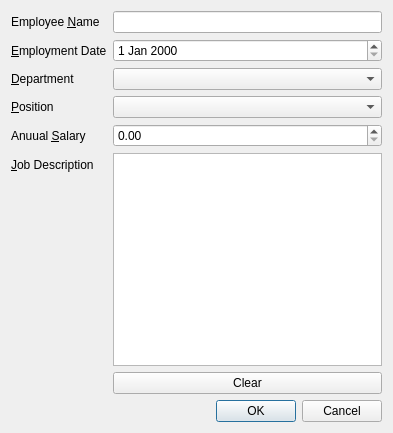
<?xml version="1.0" encoding="UTF-8"?>
<ui version="4.0">
 <class>Dialog</class>
 <widget class="QDialog" name="Dialog">
  <property name="geometry">
   <rect>
    <x>0</x>
    <y>0</y>
    <width>393</width>
    <height>433</height>
   </rect>
  </property>
  <property name="windowTitle">
   <string>Dialog</string>
  </property>
  <layout class="QVBoxLayout" name="verticalLayout">
   <item>
    <layout class="QFormLayout" name="formLayout">
     <item row="0" column="0">
      <widget class="QLabel" name="label">
       <property name="text">
        <string>Employee &amp;Name</string>
       </property>
       <property name="buddy">
        <cstring>lineEdit</cstring>
       </property>
      </widget>
     </item>
     <item row="0" column="1">
      <widget class="QLineEdit" name="lineEdit"/>
     </item>
     <item row="1" column="0">
      <widget class="QLabel" name="label_2">
       <property name="text">
        <string>&amp;Employment Date</string>
       </property>
       <property name="buddy">
        <cstring>dateEdit</cstring>
       </property>
      </widget>
     </item>
     <item row="1" column="1">
      <widget class="QDateEdit" name="dateEdit"/>
     </item>
     <item row="2" column="0">
      <widget class="QLabel" name="label_3">
       <property name="text">
        <string>&amp;Department</string>
       </property>
       <property name="buddy">
        <cstring>comboBox</cstring>
       </property>
      </widget>
     </item>
     <item row="2" column="1">
      <widget class="QComboBox" name="comboBox"/>
     </item>
     <item row="3" column="0">
      <widget class="QLabel" name="label_4">
       <property name="text">
        <string>&amp;Position</string>
       </property>
       <property name="buddy">
        <cstring>comboBox_2</cstring>
       </property>
      </widget>
     </item>
     <item row="3" column="1">
      <widget class="QComboBox" name="comboBox_2"/>
     </item>
     <item row="4" column="0">
      <widget class="QLabel" name="label_5">
       <property name="text">
        <string>Anuual &amp;Salary</string>
       </property>
       <property name="buddy">
        <cstring>doubleSpinBox</cstring>
       </property>
      </widget>
     </item>
     <item row="4" column="1">
      <widget class="QDoubleSpinBox" name="doubleSpinBox"/>
     </item>
     <item row="5" column="0">
      <widget class="QLabel" name="label_6">
       <property name="text">
        <string>&amp;Job Description</string>
       </property>
       <property name="buddy">
        <cstring>textEdit</cstring>
       </property>
      </widget>
     </item>
     <item row="5" column="1">
      <widget class="QTextEdit" name="textEdit"/>
     </item>
     <item row="6" column="1">
      <widget class="QPushButton" name="pushButton">
       <property name="text">
        <string>Clear</string>
       </property>
      </widget>
     </item>
    </layout>
   </item>
   <item>
    <widget class="QDialogButtonBox" name="buttonBox">
     <property name="orientation">
      <enum>Qt::Horizontal</enum>
     </property>
     <property name="standardButtons">
      <set>QDialogButtonBox::Cancel|QDialogButtonBox::Ok</set>
     </property>
    </widget>
   </item>
  </layout>
 </widget>
 <tabstops>
  <tabstop>lineEdit</tabstop>
  <tabstop>dateEdit</tabstop>
  <tabstop>comboBox</tabstop>
  <tabstop>comboBox_2</tabstop>
  <tabstop>doubleSpinBox</tabstop>
  <tabstop>textEdit</tabstop>
 </tabstops>
 <resources/>
 <connections>
  <connection>
   <sender>buttonBox</sender>
   <signal>accepted()</signal>
   <receiver>Dialog</receiver>
   <slot>accept()</slot>
   <hints>
    <hint type="sourcelabel">
     <x>227</x>
     <y>423</y>
    </hint>
    <hint type="destinationlabel">
     <x>157</x>
     <y>274</y>
    </hint>
   </hints>
  </connection>
  <connection>
   <sender>buttonBox</sender>
   <signal>rejected()</signal>
   <receiver>Dialog</receiver>
   <slot>reject()</slot>
   <hints>
    <hint type="sourcelabel">
     <x>295</x>
     <y>423</y>
    </hint>
    <hint type="destinationlabel">
     <x>286</x>
     <y>274</y>
    </hint>
   </hints>
  </connection>
  <connection>
   <sender>pushButton</sender>
   <signal>clicked()</signal>
   <receiver>textEdit</receiver>
   <slot>clear()</slot>
   <hints>
    <hint type="sourcelabel">
     <x>259</x>
     <y>345</y>
    </hint>
    <hint type="destinationlabel">
     <x>243</x>
     <y>314</y>
    </hint>
   </hints>
  </connection>
 </connections>
</ui>
